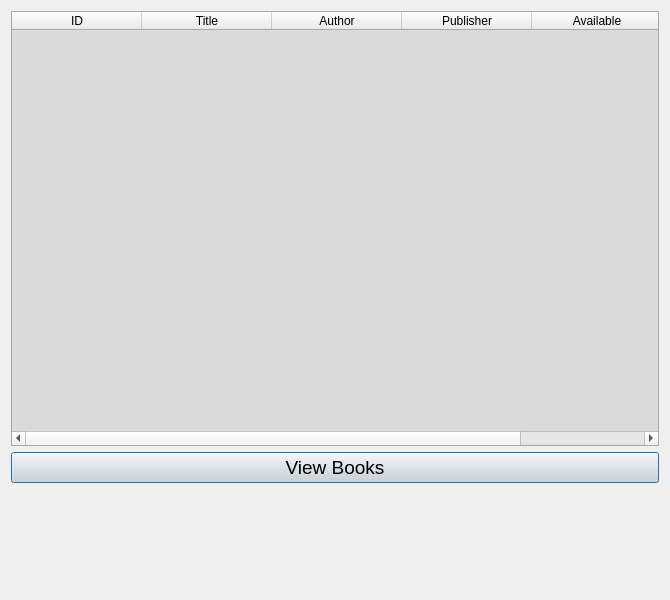
<?xml version="1.0" encoding="UTF-8"?>
<ui version="4.0">
 <class>Dialog</class>
 <widget class="QDialog" name="Dialog">
  <property name="geometry">
   <rect>
    <x>0</x>
    <y>0</y>
    <width>670</width>
    <height>600</height>
   </rect>
  </property>
  <property name="windowTitle">
   <string>ViewBooks</string>
  </property>
  <layout class="QVBoxLayout" name="verticalLayout">
   <item>
    <widget class="QTableWidget" name="tableWidget">
     <property name="styleSheet">
      <string notr="true">QTableWidget{

background-color:rgb(218,218,218);
color:bkack

}</string>
     </property>
     <attribute name="horizontalHeaderDefaultSectionSize">
      <number>130</number>
     </attribute>
     <column>
      <property name="text">
       <string>ID</string>
      </property>
     </column>
     <column>
      <property name="text">
       <string>Title</string>
      </property>
     </column>
     <column>
      <property name="text">
       <string>Author</string>
      </property>
     </column>
     <column>
      <property name="text">
       <string>Publisher</string>
      </property>
     </column>
     <column>
      <property name="text">
       <string>Available</string>
      </property>
     </column>
    </widget>
   </item>
   <item>
    <widget class="QPushButton" name="pushButton">
     <property name="font">
      <font>
       <pointsize>14</pointsize>
      </font>
     </property>
     <property name="styleSheet">
      <string notr="true">QPushButton {

background-color:rgb(218,218,218);
color:black

}</string>
     </property>
     <property name="text">
      <string>View Books</string>
     </property>
    </widget>
   </item>
   <item>
    <widget class="QLabel" name="label_result">
     <property name="minimumSize">
      <size>
       <width>0</width>
       <height>100</height>
      </size>
     </property>
     <property name="maximumSize">
      <size>
       <width>16777215</width>
       <height>200</height>
      </size>
     </property>
     <property name="text">
      <string/>
     </property>
    </widget>
   </item>
  </layout>
 </widget>
 <resources/>
 <connections/>
</ui>
